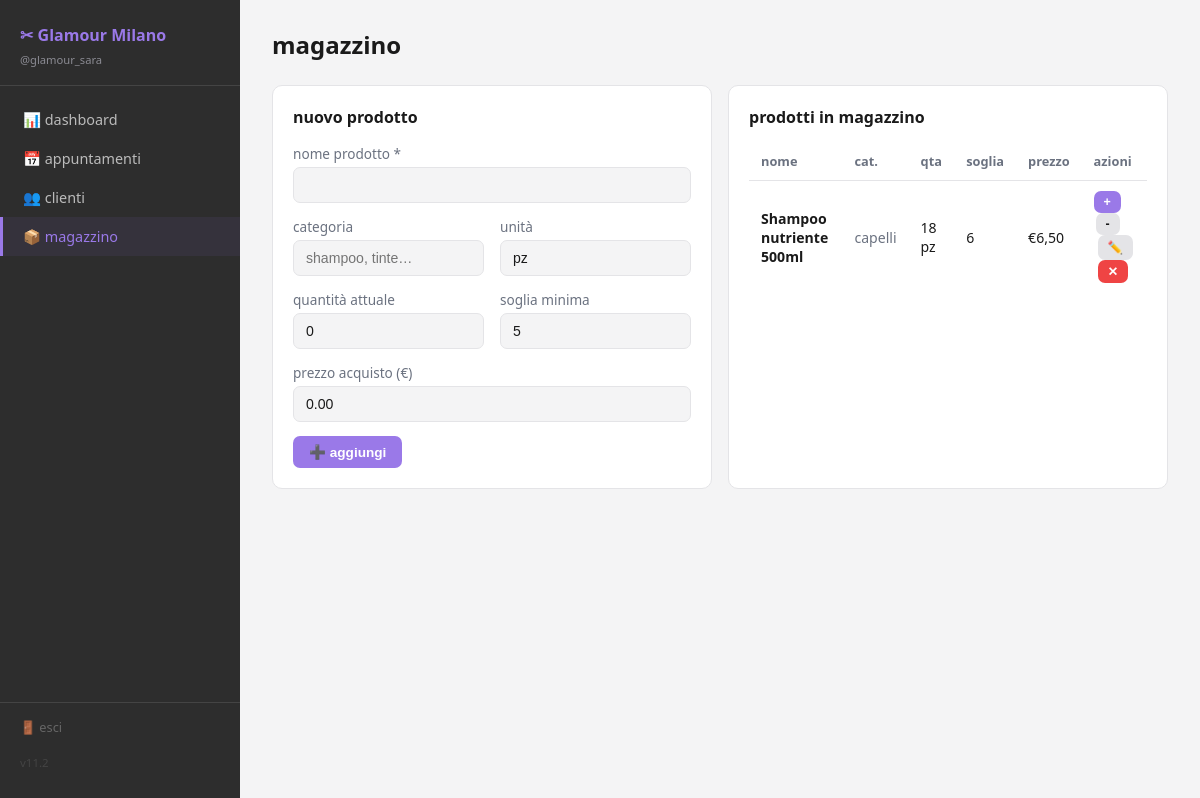
Page /magazzino.php (signed in) on the committed database.
### tables this page shows
CREATE TABLE `magazzino` (
  `id` int(11) NOT NULL,
  `salone_id` int(11) NOT NULL,
  `nome` varchar(100) NOT NULL,
  `categoria` varchar(60) DEFAULT NULL,
  `quantita` int(11) DEFAULT 0,
  `soglia_minima` int(11) DEFAULT 5,
  `unita` varchar(20) DEFAULT 'pz',
  `prezzo_acquisto` decimal(8,2) DEFAULT 0.00
);

### auth.php (called while the page is built, shortened)
<?php
function normalizza_ruolo(string $ruolo): string
{
    return 'dipendente';
}
function carica_saloni_utente(mysqli $conn, int $userId): array
{
    $saloni = [];
    $sql = "
        SELECT
            us.salone_id,
            us.ruolo,
            us.attivo,
            s.nome_salone
        FROM user_saloni us
        JOIN saloni s ON s.id = us.salone_id
        WHERE us.user_id = $userId
          AND us.attivo = 1
        ORDER BY (us.ruolo = 'proprietario') DESC, s.nome_salone ASC
    ";
    $result = $conn->query($sql);
    if ($result) {
        while ($row = $result->fetch_assoc()) {
            $row['ruolo'] = normalizza_ruolo($row['ruolo'] ?? 'dipendente');
            $saloni[] = $row;
        }
    }
    return $saloni;
}
function trova_salone_corrente(array $saloni, int $saloneId): ?array
{
    foreach ($saloni as $salone) {
        if ((int) $salone['salone_id'] === $saloneId) {
            return $salone;
        }
    }
    return null;
}
$userId = (int) $_SESSION['user_id'];
$saloni_abilitati = carica_saloni_utente($conn, $userId);
$saloneIdSessione = (int) ($_SESSION['salone_id'] ?? 0);
$salone_corrente = trova_salone_corrente($saloni_abilitati, $saloneIdSessione);
$sid = (int) $salone_corrente['salone_id'];

### magazzino.php (the view, shortened to what this page needs)
<?php
require 'db.php';
require 'auth.php';
$prodotti     = $conn->query("SELECT * FROM magazzino WHERE salone_id=$sid ORDER BY categoria,nome")->fetch_all(MYSQLI_ASSOC);
$modifica = null;
require 'layout_top.php';
?>
<div class="titolo-pagina">magazzino</div>
<div class="griglia-2">
  <div class="card">
    <h3 style="font-size:1rem;color:var(--text);margin-bottom:16px"><?php echo $modifica ? 'modifica prodotto' : 'nuovo prodotto' ?></h3>
    <form method="post">
      <label>nome prodotto *</label>
      <input type="text" name="nome" value="<?php echo htmlspecialchars($modifica['nome'] ?? '') ?>" required>
      <div class="riga-form">
        <div>
          <label>categoria</label>
          <input type="text" name="categoria" placeholder="shampoo, tinte…" value="<?php echo htmlspecialchars($modifica['categoria'] ?? '') ?>">
        </div>
        <div>
          <label>unità</label>
          <input type="text" name="unita" placeholder="pz, ml, kg…" value="<?php echo htmlspecialchars($modifica['unita'] ?? 'pz') ?>">
        </div>
      </div>
      <div class="riga-form">
        <div>
          <label>quantità attuale</label>
          <input type="number" name="quantita" min="0" value="<?php echo $modifica['quantita'] ?? 0 ?>">
        </div>
        <div>
          <label>soglia minima</label>
          <input type="number" name="soglia_minima" min="0" value="<?php echo $modifica['soglia_minima'] ?? 5 ?>">
        </div>
      </div>
      <label>prezzo acquisto (€)</label>
      <input type="number" name="prezzo_acquisto" min="0" step="0.01" value="<?php echo $modifica['prezzo_acquisto'] ?? '0.00' ?>">
      <button type="submit" class="btn"><?php echo $modifica ? '💾 salva' : '➕ aggiungi' ?></button>
    </form>
  </div>
  <div class="card" style="overflow-x:auto">
    <h3 style="font-size:1rem;color:var(--text);margin-bottom:14px">prodotti in magazzino</h3>
    <table>
      <thead><tr><th>nome</th><th>cat.</th><th>qta</th><th>soglia</th><th>prezzo</th><th>azioni</th></tr></thead>
      <tbody>
        <?php foreach ($prodotti as $p): ?>
        <?php $sotto = $p['quantita'] <= $p['soglia_minima']; ?>
        <tr>
          <td style="font-weight:600"><?php echo htmlspecialchars($p['nome']) ?></td>
          <td style="color:var(--text-muted)"><?php echo htmlspecialchars($p['categoria']) ?></td>
          <td style="<?php echo $sotto?'color:var(--danger);font-weight:700':'' ?>">
            <?php echo $p['quantita'] ?> <?php echo htmlspecialchars($p['unita']) ?> <?php echo $sotto?'⚠️':'' ?>
          </td>
          <td><?php echo $p['soglia_minima'] ?></td>
          <td>€<?php echo number_format($p['prezzo_acquisto'],2,',','.') ?></td>
          <td>
            <form method="post" style="display:inline">
              <button type="submit" class="btn btn-piccolo">+</button>
            </form>
            <form method="post" style="display:inline;margin-left:2px">
              <button type="submit" class="btn btn-piccolo btn-grigio">-</button>
            </form>
            <a href="magazzino.php?modifica=<?php echo $p['id'] ?>" class="btn btn-piccolo btn-grigio" style="margin-left:4px">✏️</a>
            <form method="post" style="display:inline;margin-left:4px" onsubmit="return confirm('eliminare?')">
              <button type="submit" class="btn btn-piccolo btn-pericolo">✕</button>
            </form>
          </td>
        </tr>
        <?php endforeach ?>
      </tbody>
    </table>
  </div>
</div>
<?php require 'layout_bottom.php'; ?>

### rows in the picture
magazzino: nome "Shampoo nutriente 500ml", categoria "capelli", quantita "18", unita "pz", soglia_minima "6", prezzo_acquisto "6,50"

### other values in the picture
$nome_salone_nav "Glamour Milano"
$_SESSION['username'] "glamour_sara"
$voce['icona'] "📊"
$voce['label'] "dashboard"
$voce['icona'] "📅"
$voce['label'] "appuntamenti"
$voce['icona'] "👥"
$voce['label'] "clienti"
$voce['icona'] "📦"
$voce['label'] "magazzino"
